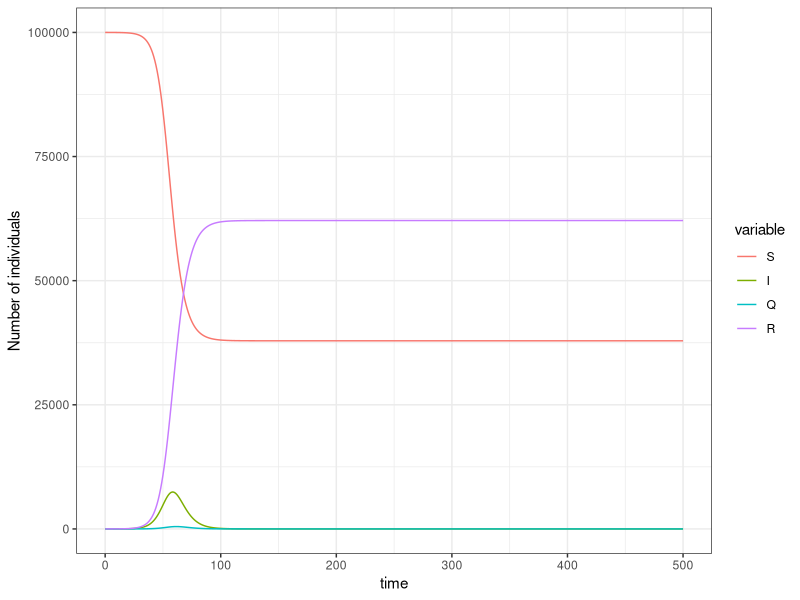
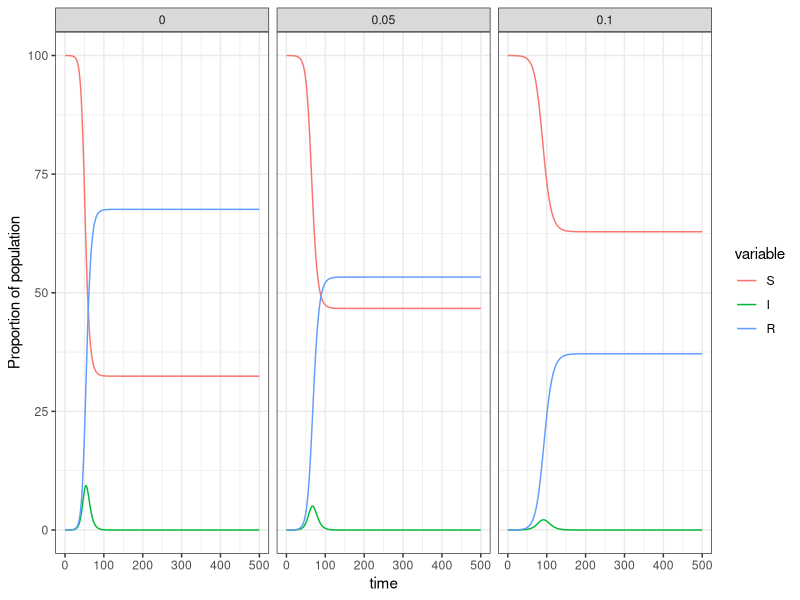
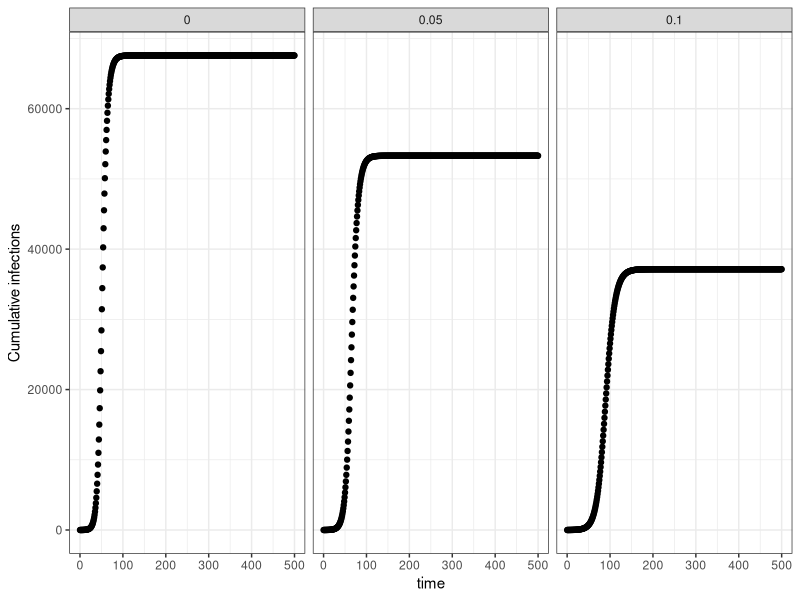

Recreate these plots in R, in order.
###############################################################################################

#SIR model with quarantine (closed population, no demography)

###############################################################################################
library(deSolve)
library(ggplot2)
library(reshape2)
library(dplyr)

## SIR model with quarantine ##
# Q compartment indicates individuals who are infected and isolated under quarantine.

#1. Define model function
SIR_Qrtn<-function(t, state, params) {
  with(as.list(c(state, params)),{
    N = S + I + Q + R

    #SIR with quarantine
    dS<- -beta*S*I/N
    dI <- beta*S*I/N - q*I - gamma*I
    dQ <- q*I - gamma*Q
    dR <- gamma*I + gamma*Q
    dC <- beta*S*I/N

    # return the rates of change as a list
    list(c(dS, dI, dQ, dR, dC))
  })
}

#2. Define parameters and starting compartment sizes
# q is quarantine rate (I->Q)
params <- c(beta = 0.5, #effective contact rate (aka transmission rate)
                gamma = 0.3, #recovery rate (1/duration infection)
                q = 0.02 # quarantine rate
)
# Initial state
state.q <- c(S = 99999, #population of 100,000, 1 person starts of infected
             I = 1,
             Q = 0,
             R = 0,
             C = 0)

#3. Run the SIR model with quarantine
T_end <- 500 #run model for 500 time steps (e.g. months)
times <- seq(0, T_end, by = 1) #runs the model for 500 time steps (e.g. months), and computes output at each time step
# Run ODE solver
output.qrtn <- ode(y = state.q, times = times, func = SIR_Qrtn, parms = params)

# Plot base-case result (S, I, R, Q compartments)
output.qrtn.t <- melt(as.data.frame(output.qrtn) %>% select(-C), id.vars="time")
ggplot(output.qrtn.t)+
  geom_line(aes(time,value,color=variable))+
  ylab("Number of individuals")+
  theme_bw()

#4. Sensitivity analysis on quarantine rate - how does it affect the projected epidemic?
q_list <- c(0,0.05,0.1) # a vector of quarantine rate
q_out_all <- data.frame() # an empty dataset to save the outcome

for(this_q in q_list){
  temp_param <- params #copy parameter
  temp_param[['q']] <- this_q # replace q
  # run ode solver
  this_out <- data.frame(ode(y = state.q, times = times, func = SIR_Qrtn, parms = temp_param))
  # save q value in this cycle
  this_out <- this_out %>%
    mutate(N = S+I+R+Q,
           q = this_q)
  # stack the result
  if(this_q == q_list[1]){
    q_out_all <- this_out
  }else{
    q_out_all <- rbind(q_out_all, this_out)
  }
}
# change the dataset to a long-form dataset
q_out_all_t <- melt(q_out_all%>% select(time,S,I,R,N,q), id.vars=c("time","q","N"))
# Plot S, I, R
ggplot(q_out_all_t) +
  geom_line(aes(x=time,y=value/N*100,color=variable))+
  ylab("Proportion of population")+
  facet_wrap(.~q)+
  theme_bw()
# Plot cumulative number of infections
ggplot(q_out_all) +
  geom_point(aes(x=time,y=C))+
  facet_wrap(.~q)+
  ylab("Cumulative infections")+
  theme_bw()
